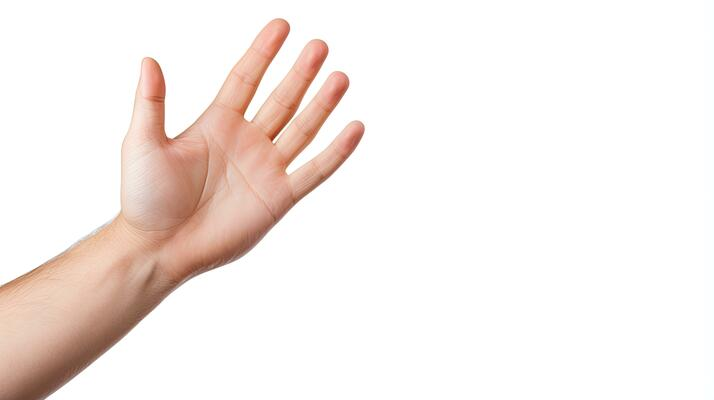
#> input picture Data/hand.jpg, 714 x 400 px
$ jupyter execute --allow-errors moore-Neighbor.ipynb
#> lines starting #> are read from the running program, lines starting #| are printed output that depends on the picture
[cell 1]
import cv2 as cv
import numpy as np
import matplotlib.pyplot as plt

#my functions
from Plot import plot_img, plot_cv
from Mask import segment_image

[cell 2]
path = "../Data/hand.jpg"
img = cv.imread(path, cv.IMREAD_GRAYSCALE)
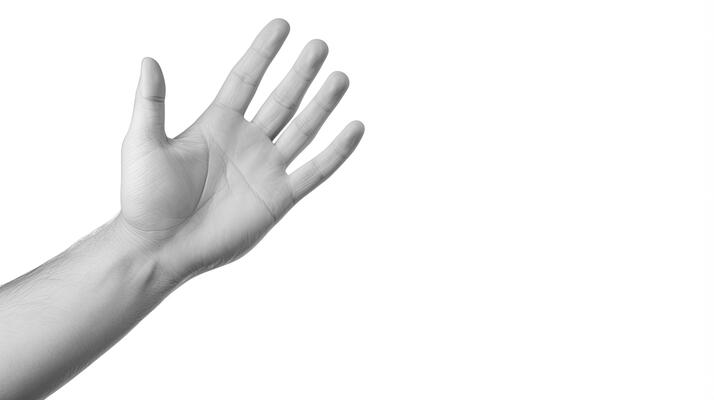
#> img: shape (400, 714); min 65, max 255, mean 239.9
img.shape
#> Out = (400, 714)

#> (a cell that did not finish here is left out)

#> (a cell that did not finish here is left out)

#> (a cell that did not finish here is left out)

## Moore-Neighbor Tracing Algorithm

<center>

| idx | 0   | 1   | 2   | 3   | 4   | 5   | 6   | 7   |
|-----|-----|-----|-----|-----|-----|-----|-----|-----|
| Dir | N   | NE  | E   | SE  | S   | SW  | W   | NW  |
| Nei | (-1,0) | (-1,1) | (0,1) | (1,1) | (1,0) | (1,-1) | (0,-1) | (-1,-1) |

North (N), East (E), South (S), and West (W)

</center>

<center>

</center>

[cell 6]
neighbors = [(-1, 0), (-1, 1), (0, 1), (1, 1),
             (1, 0), (1, -1), (0, -1), (-1, -1)]

def find_start(img):
    height, width = img.shape
    for i in range(height):
        for j in range(width):
            if img[i, j] == 0:
                return (i, j)
    return None

def find_contour(img):
    height, width = img.shape

    start = find_start(img)
    if start is None:
        return []

    n_search = 8
    contour = [start]
    current = start
    prev_dir = 7

    while 1:
        found = False

        for i in range(n_search):
            idx = (prev_dir + i) % n_search
            dx, dy = neighbors[idx]
            neigh_i, neigh_j = current[0] + dx, current[1] + dy

            if (0 <= neigh_i < height) and (0 <= neigh_j < width):
                if img[neigh_i, neigh_j] == 0:
                    contour.append((neigh_i, neigh_j))
                    current = (neigh_i, neigh_j)
                    prev_dir = (idx + 5) % n_search
                    found = True
                    break

        if not found or current == start:
            break
    return contour

#> (a cell that did not finish here is left out)

We need to use this, 'cause we save the contour points like (row, column) = (y, x) and, in OpenCV drawContours is waiting (x, y) = (column, row)

OpenCV expects the points in the shape (n_points, 1, 2), where n_points is the number of points, 1 is the extra dimension, and 2 corresponds to the (x, y) coordinates.

The reshape((-1, 1, 2)) function works by automatically calculating the number of rows (using -1), adding an extra dimension (1), and formatting the points as 2D coordinates (x, y).

[cell 8]
img_out = cv.cvtColor(img.copy(), cv.COLOR_GRAY2BGR)

#> (the rest of this cell did not finish here and is left out)
